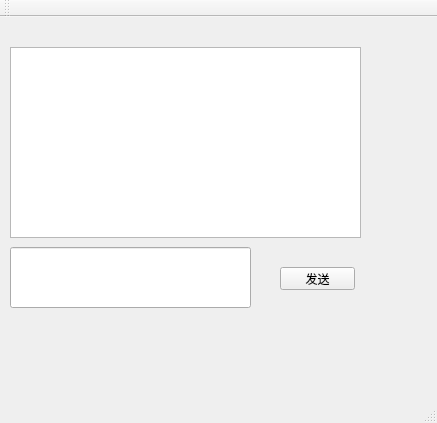
<?xml version="1.0" encoding="UTF-8"?>
<ui version="4.0">
 <class>MainWindow</class>
 <widget class="QMainWindow" name="MainWindow">
  <property name="geometry">
   <rect>
    <x>0</x>
    <y>0</y>
    <width>437</width>
    <height>423</height>
   </rect>
  </property>
  <property name="windowTitle">
   <string>MainWindow</string>
  </property>
  <widget class="QWidget" name="centralWidget">
   <widget class="QLineEdit" name="lineEdit">
    <property name="geometry">
     <rect>
      <x>10</x>
      <y>230</y>
      <width>241</width>
      <height>61</height>
     </rect>
    </property>
   </widget>
   <widget class="QTextBrowser" name="textBrowser">
    <property name="geometry">
     <rect>
      <x>10</x>
      <y>30</y>
      <width>351</width>
      <height>191</height>
     </rect>
    </property>
   </widget>
   <widget class="QPushButton" name="pushButton_send">
    <property name="geometry">
     <rect>
      <x>280</x>
      <y>250</y>
      <width>75</width>
      <height>23</height>
     </rect>
    </property>
    <property name="text">
     <string>发送</string>
    </property>
   </widget>
  </widget>
  <widget class="QMenuBar" name="menuBar">
   <property name="geometry">
    <rect>
     <x>0</x>
     <y>0</y>
     <width>437</width>
     <height>23</height>
    </rect>
   </property>
  </widget>
  <widget class="QToolBar" name="mainToolBar">
   <attribute name="toolBarArea">
    <enum>TopToolBarArea</enum>
   </attribute>
   <attribute name="toolBarBreak">
    <bool>false</bool>
   </attribute>
  </widget>
  <widget class="QStatusBar" name="statusBar"/>
 </widget>
 <layoutdefault spacing="6" margin="11"/>
 <resources/>
 <connections/>
</ui>
